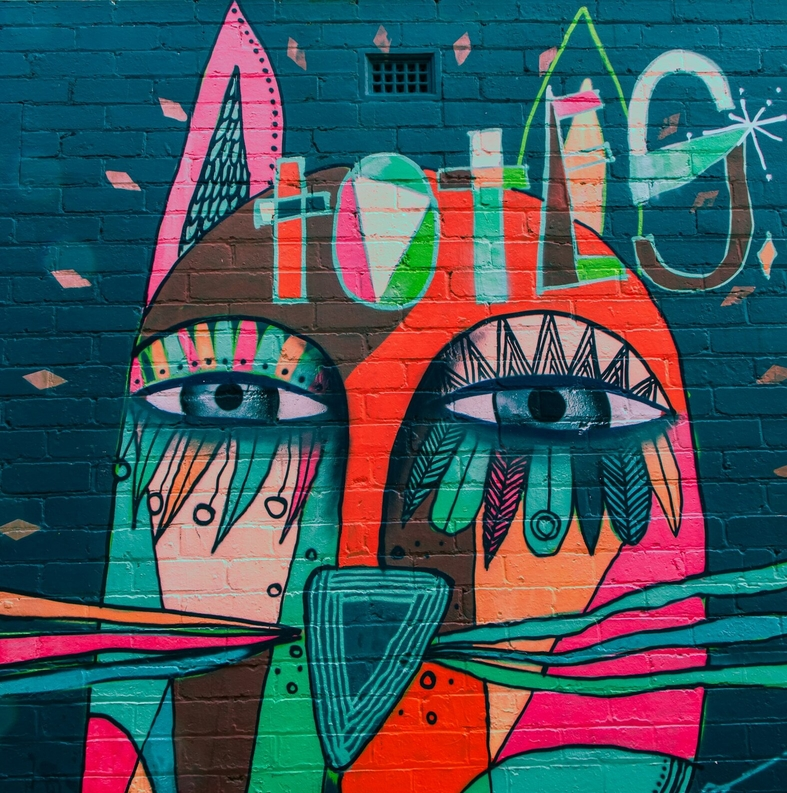
#> input picture image.jpg, 787 x 793 px
$ python 6_pixel_neighborhood_analysis.py
#> lines starting #> are read from the running program, lines starting #| are printed output that depends on the picture
#4-neighbours and 8-neighbours in image
import cv2
img=cv2.imread('image.jpg', cv2.IMREAD_GRAYSCALE)
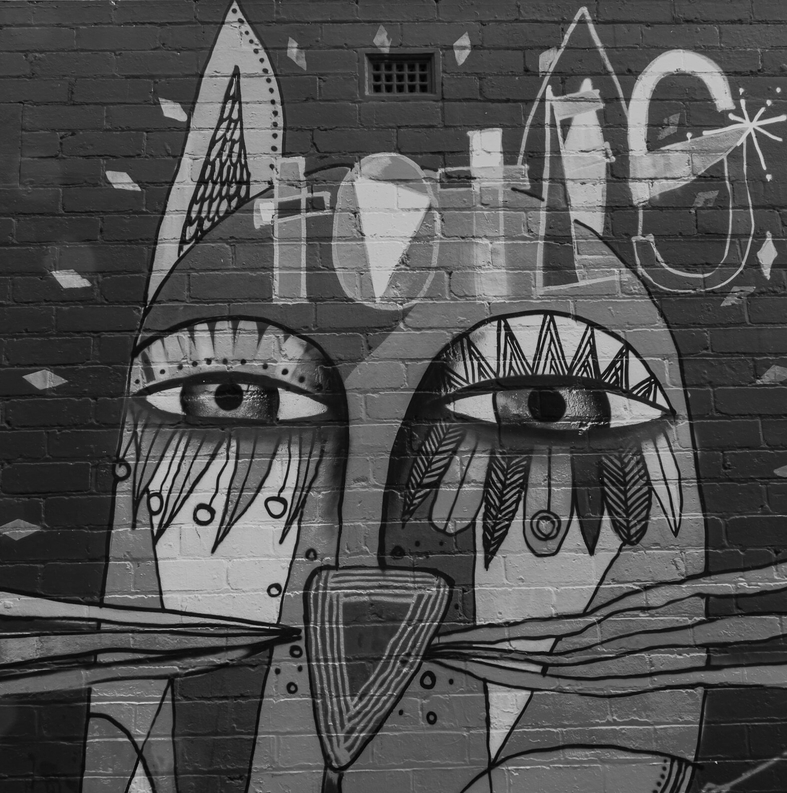
#> img: shape (793, 787); min 0, max 214, mean 80.8

x = img.shape[0]//2
#> x = 396
y = img.shape[1]//2
#> y = 393

val = img[x,y]
#> val = 109

#four neighbour
four = [(x-1,y),(x+1,y),(x,y-1),(x,y+1)]
eight = four + [(x-1,y-1), (x+1,y+1),(x+1,y-1),(x-1,y+1)]

print('4 neighbours: ', four)
#| 4 neighbours:  [(395, 393), (397, 393), (396, 392), (396, 394)]
print('8 neighbours: ', eight)
#| 8 neighbours:  [(395, 393), (397, 393), (396, 392), (396, 394), (395, 392), (397, 394), (397, 392), (395, 394)]
